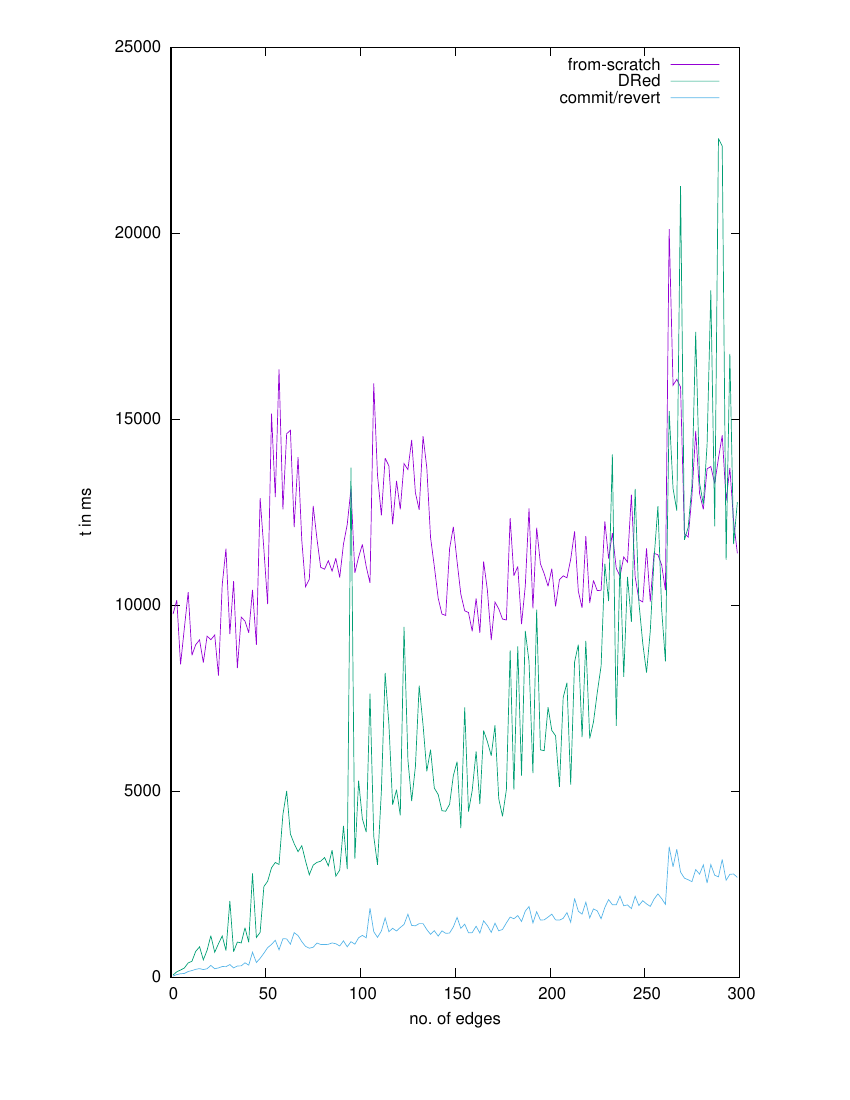

Reproduce this figure in gnuplot.
# set datafile separator ","
# set terminal png size 1024, 768 font "arial,10.0"
set terminal postscript portrait enhanced color dashed lw 1 "Arial" 12
set output 'timings.ps'
set xlabel 'no. of edges'
set ylabel 't in ms'
plot "timings.dat" u 3:4 title 'from-scratch' w l, "timings.dat" u 3:5 title 'DRed' w l, "timings.dat" u 3:6 title 'commit/revert' w l
